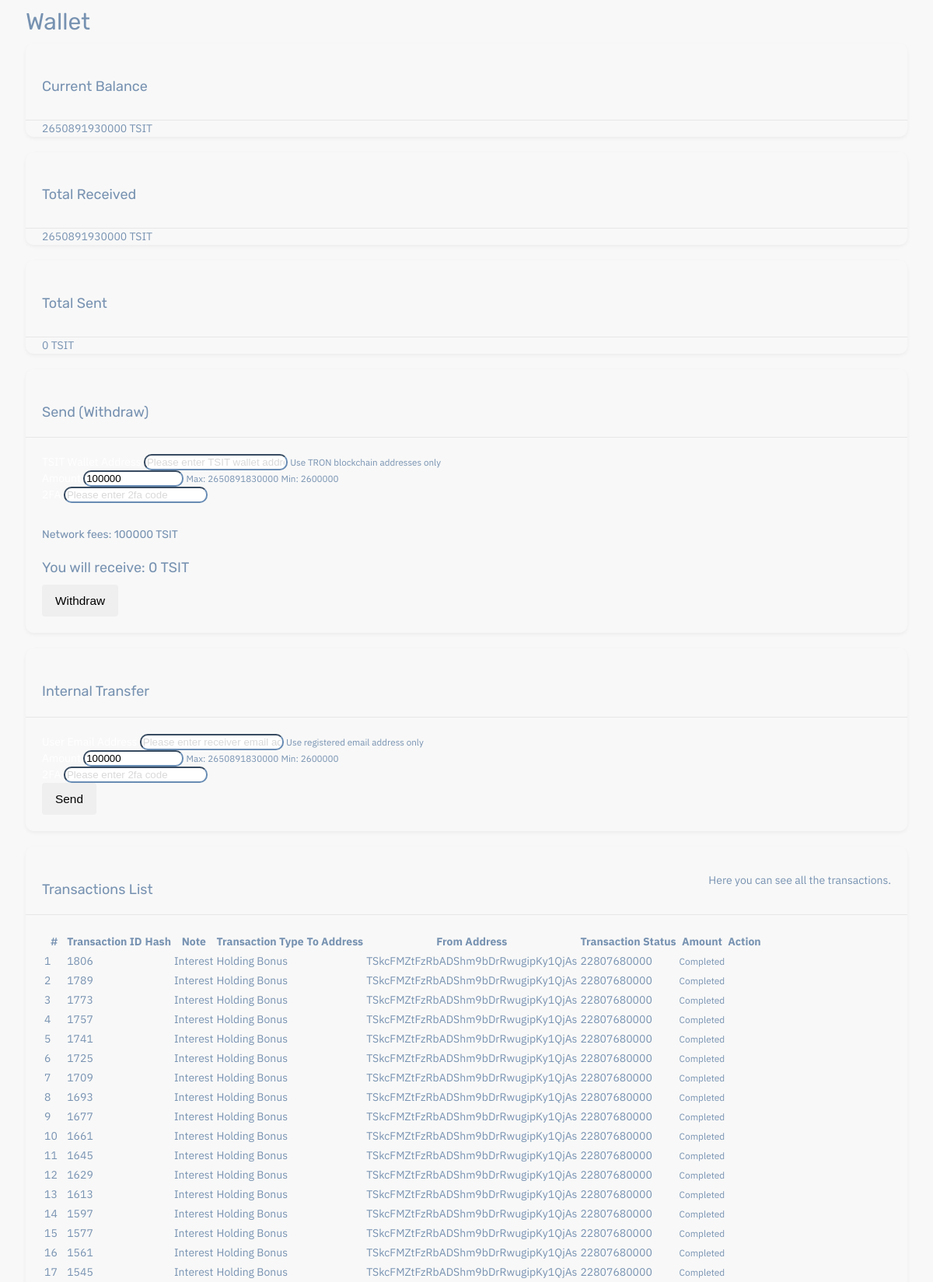
The app's page /portal/wallet/wallet.php (signed in, upper part) with its own data.
### tables this page shows
CREATE TABLE `transactions` (
  `id` int(50) NOT NULL,
  `user_id` int(50) DEFAULT NULL,
  `transaction_type` int(50) DEFAULT NULL,
  `hash` varchar(1000) DEFAULT NULL,
  `note` varchar(3000) DEFAULT NULL,
  `to_address` varchar(1000) DEFAULT NULL,
  `from_address` varchar(500) DEFAULT NULL,
  `is_addition` int(50) DEFAULT NULL,
  `transaction_status` int(50) DEFAULT NULL,
  `amount` double DEFAULT NULL,
  `timestamp` int(50) DEFAULT NULL,
  `is_fake` int(11) NOT NULL DEFAULT 0
);

CREATE TABLE `transaction_type` (
  `id` int(11) NOT NULL,
  `name` varchar(1000) DEFAULT NULL,
  `timestamp` int(11) DEFAULT NULL
);

CREATE TABLE `transaction_status` (
  `id` int(11) NOT NULL,
  `name` varchar(1000) DEFAULT NULL,
  `timestamp` int(11) DEFAULT NULL
);

### portal/wallet/wallet.php (the view, shortened to what the rows shown need)
<?php
require_once '../database/db-con.php';
?>
<?php
if (isset($_SESSION['user_session_var'])) {
   $user_id = $_SESSION['user_session_var'];
} else {
   header('location:../auth/login.php');
}
?>
<!DOCTYPE html>
<html lang="en">
<head>
   <link href="../assets/vendor/jquery-nice-select/css/nice-select.css" rel="stylesheet" />
   <link rel="stylesheet" href="../assets/vendor/dotted-map/css/contrib/jquery.smallipop-0.3.0.min.css" type="text/css" media="all" />
   <link href="../assets/css/style.css" rel="stylesheet" />
   <link href="../assets/vendor/datatables/css/jquery.dataTables.min.css" rel="stylesheet" />
   <link href="../assets/vendor/jquery-nice-select/css/nice-select.css" rel="stylesheet" />
</head>
<body>
   <div id="main-wrapper">
      <div class="content-body">
         <div class="container-fluid">
            <div class="mb-sm-4 d-flex flex-wrap align-items-center text-head">
               <h2 class="mb-3 me-auto">Wallet</h2>
            </div>
            <div class="row">
               <div class="col-xl-12 col-lg-6">
                  <div class="card">
                     <div class="card-body">
                        <div class="table-responsive">
                           <table id="example" class="display" style="min-width: 845px;">
                              <thead>
                                 <tr>
                                    <th>#</th>
                                    <th>Transaction ID</th>
                                    <th>Hash</th>
                                    <th>Note</th>
                                    <th>Transaction Type</th>
                                    <th>To Address</th>
                                    <th>From Address</th>
                                    <th>Transaction Status</th>
                                    <th>Amount</th>
                                    <th>Action</th>
                                 </tr>
                              </thead>
                              <tbody>
                                 <?php
                                 $query1 = "SELECT * FROM `transactions` WHERE `user_id` = $user_id ORDER BY `id` DESC";
                                 $runquery1 = mysqli_query($con, $query1);
                                 $rows1 = mysqli_num_rows($runquery1);
                                 $indexing1 = 1;
                                 if (
                                    $rows1 >
                                    0 && $runquery1 == TRUE
                                 ) {
                                    while ($data1 = mysqli_fetch_assoc($runquery1)) { ?>
                                       <tr>
                                          <td><?php echo $indexing1; ?></td>
                                          <td><?php echo $data1['id']; ?></td>
                                          <td><?php echo $data1['hash']; ?></td>
                                          <td><?php echo $data1['note']; ?></td>
                                          <td>
                                             <?php
                                             $transaction_type = $data1['transaction_type'];
                                             $query2 = "SELECT * FROM `transaction_type` WHERE `id` = $transaction_type";
                                             $runquery2 = mysqli_query($con, $query2);
                                             $rows2 = mysqli_num_rows($runquery2);
                                             if (
                                                $rows2 >
                                                0 && $runquery2 == TRUE
                                             ) {
                                                while ($data2 = mysqli_fetch_assoc($runquery2)) {
                                                   echo $data2['name'];
                                                }
                                             } ?>
                                          </td>
                                          <td><?php echo $data1['to_address']; ?></td>
                                          <td><?php
                                                echo 'TSkcFMZtFzRbADShm9bDrRwugipKy1QjAs';
                                                ?></td>
                                          <td><?php echo $data1['amount']; ?></td>
                                          <td>
                                             <?php
                                             $transaction_status = $data1['transaction_status'];
                                             $query2 = "SELECT * FROM `transaction_status` WHERE `id` = $transaction_status";
                                             $runquery2 = mysqli_query($con, $query2);
                                             $rows2 = mysqli_num_rows($runquery2);
                                             if (
                                                $rows2 >
                                                0 && $runquery2 == TRUE
                                             ) {
                                                while ($data2 = mysqli_fetch_assoc($runquery2)) {
                                                   if ($transaction_status == 1) { ?>
                                                      <span class="badge badge-success light">Completed</span>
                                                   <?php
                                                   } else if ($transaction_status == 2) {
                                                   ?>
                                                      <span class="badge badge-danger light">Rejected</span>
                                                   <?php
                                                   } else {
                                                   ?>
                                                      <span class="badge badge-warning light">Pending</span>
                                             <?php
                                                   }
                                                }
                                             }
                                             ?>
                                          </td>
                                          <td></td>
                                       </tr>
                                 <?php
                                       $indexing1++;
                                    }
                                 }
                                 ?>
                              </tbody>
                           </table>
                        </div>
                     </div>
                  </div>
               </div>
            </div>
         </div>
      </div>
   </div>
</body>
</html>

### records on screen
transactions: id "1806", note "Interest", amount "22807680000"
transaction_type: name "Holding Bonus"
transactions: id "1789", note "Interest", amount "22807680000"
transactions: id "1773", note "Interest", amount "22807680000"
transactions: id "1757", note "Interest", amount "22807680000"
transactions: id "1741", note "Interest", amount "22807680000"
transactions: id "1725", note "Interest", amount "22807680000"
transactions: id "1709", note "Interest", amount "22807680000"
transactions: id "1693", note "Interest", amount "22807680000"
transactions: id "1677", note "Interest", amount "22807680000"
transactions: id "1661", note "Interest", amount "22807680000"
transactions: id "1645", note "Interest", amount "22807680000"
transactions: id "1629", note "Interest", amount "22807680000"
transactions: id "1613", note "Interest", amount "22807680000"
transactions: id "1597", note "Interest", amount "22807680000"
transactions: id "1577", note "Interest", amount "22807680000"
transactions: id "1561", note "Interest", amount "22807680000"
transactions: id "1545", note "Interest", amount "22807680000"

### other values on screen
$total_balance "2650891930000"
$total_received "2650891930000"
$total_sent "0"
$total_balance - $transaction_fees "2650891830000"
10 / $tsit_coin_current_price + $transaction_fees "2600000"
$transaction_fees "100000"
